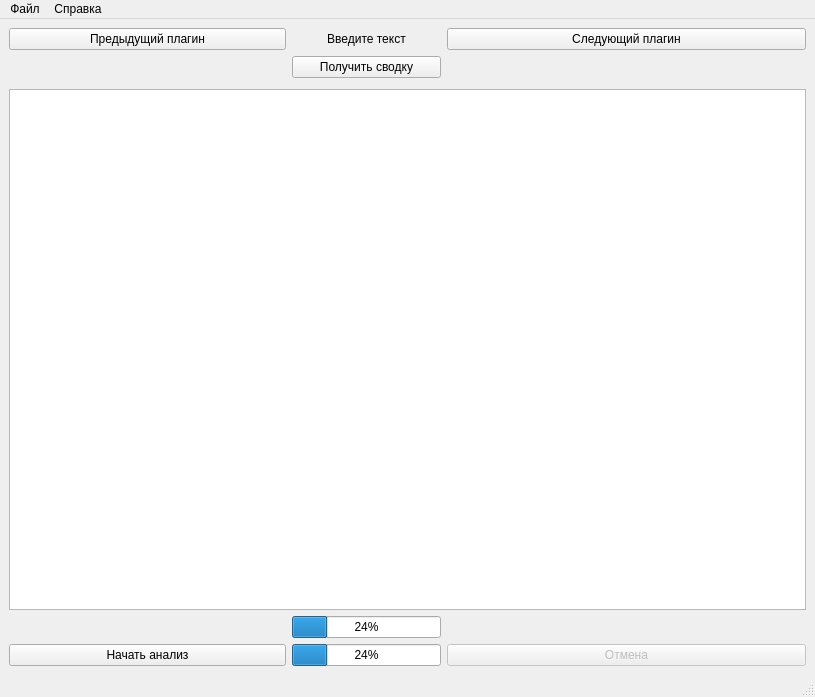
<?xml version="1.0" encoding="UTF-8"?>
<ui version="4.0">
 <class>MainWindow</class>
 <widget class="QMainWindow" name="MainWindow">
  <property name="geometry">
   <rect>
    <x>0</x>
    <y>0</y>
    <width>815</width>
    <height>697</height>
   </rect>
  </property>
  <property name="windowTitle">
   <string>MainWindow</string>
  </property>
  <widget class="QWidget" name="centralwidget">
   <layout class="QGridLayout" name="gridLayout_2">
    <item row="2" column="1">
     <widget class="QPushButton" name="pushButton_5">
      <property name="enabled">
       <bool>true</bool>
      </property>
      <property name="acceptDrops">
       <bool>false</bool>
      </property>
      <property name="accessibleDescription">
       <string/>
      </property>
      <property name="autoFillBackground">
       <bool>false</bool>
      </property>
      <property name="inputMethodHints">
       <set>Qt::ImhNone</set>
      </property>
      <property name="text">
       <string>Получить сводку</string>
      </property>
      <property name="checkable">
       <bool>false</bool>
      </property>
      <property name="checked">
       <bool>false</bool>
      </property>
      <property name="autoExclusive">
       <bool>false</bool>
      </property>
      <property name="autoDefault">
       <bool>false</bool>
      </property>
      <property name="default">
       <bool>false</bool>
      </property>
      <property name="flat">
       <bool>false</bool>
      </property>
     </widget>
    </item>
    <item row="0" column="0">
     <widget class="QPushButton" name="pushButton">
      <property name="text">
       <string>Предыдущий плагин</string>
      </property>
     </widget>
    </item>
    <item row="0" column="2">
     <widget class="QPushButton" name="pushButton_2">
      <property name="text">
       <string>Следующий плагин</string>
      </property>
     </widget>
    </item>
    <item row="6" column="1">
     <widget class="QProgressBar" name="progressBar_local">
      <property name="value">
       <number>24</number>
      </property>
     </widget>
    </item>
    <item row="6" column="0">
     <widget class="QPushButton" name="pushButton_3">
      <property name="text">
       <string>Начать анализ</string>
      </property>
     </widget>
    </item>
    <item row="6" column="2">
     <widget class="QPushButton" name="pushButton_4">
      <property name="enabled">
       <bool>false</bool>
      </property>
      <property name="text">
       <string>Отмена</string>
      </property>
     </widget>
    </item>
    <item row="0" column="1">
     <widget class="QLabel" name="label">
      <property name="text">
       <string>Введите текст</string>
      </property>
      <property name="alignment">
       <set>Qt::AlignCenter</set>
      </property>
     </widget>
    </item>
    <item row="3" column="0">
     <spacer name="horizontalSpacer">
      <property name="orientation">
       <enum>Qt::Horizontal</enum>
      </property>
      <property name="sizeHint" stdset="0">
       <size>
        <width>277</width>
        <height>5</height>
       </size>
      </property>
     </spacer>
    </item>
    <item row="3" column="2">
     <spacer name="horizontalSpacer_2">
      <property name="orientation">
       <enum>Qt::Horizontal</enum>
      </property>
      <property name="sizeHint" stdset="0">
       <size>
        <width>359</width>
        <height>5</height>
       </size>
      </property>
     </spacer>
    </item>
    <item row="4" column="0" colspan="3">
     <widget class="QTextBrowser" name="textBrowser">
      <property name="readOnly">
       <bool>false</bool>
      </property>
     </widget>
    </item>
    <item row="5" column="1">
     <widget class="QProgressBar" name="progressBar_shared">
      <property name="value">
       <number>24</number>
      </property>
     </widget>
    </item>
   </layout>
  </widget>
  <widget class="QMenuBar" name="menubar">
   <property name="geometry">
    <rect>
     <x>0</x>
     <y>0</y>
     <width>815</width>
     <height>21</height>
    </rect>
   </property>
   <widget class="QMenu" name="menuhg">
    <property name="title">
     <string>Файл</string>
    </property>
    <addaction name="action"/>
    <addaction name="action_2"/>
   </widget>
   <widget class="QMenu" name="menujb">
    <property name="title">
     <string>Справка</string>
    </property>
    <addaction name="action_3"/>
    <addaction name="action_4"/>
   </widget>
   <addaction name="menuhg"/>
   <addaction name="menujb"/>
  </widget>
  <widget class="QStatusBar" name="statusbar"/>
  <action name="action">
   <property name="text">
    <string>Установить плагин</string>
   </property>
  </action>
  <action name="action_2">
   <property name="text">
    <string>Удалить плагин</string>
   </property>
  </action>
  <action name="action_3">
   <property name="text">
    <string>О программе</string>
   </property>
  </action>
  <action name="action_4">
   <property name="text">
    <string>Справка</string>
   </property>
  </action>
 </widget>
 <resources/>
 <connections/>
</ui>
